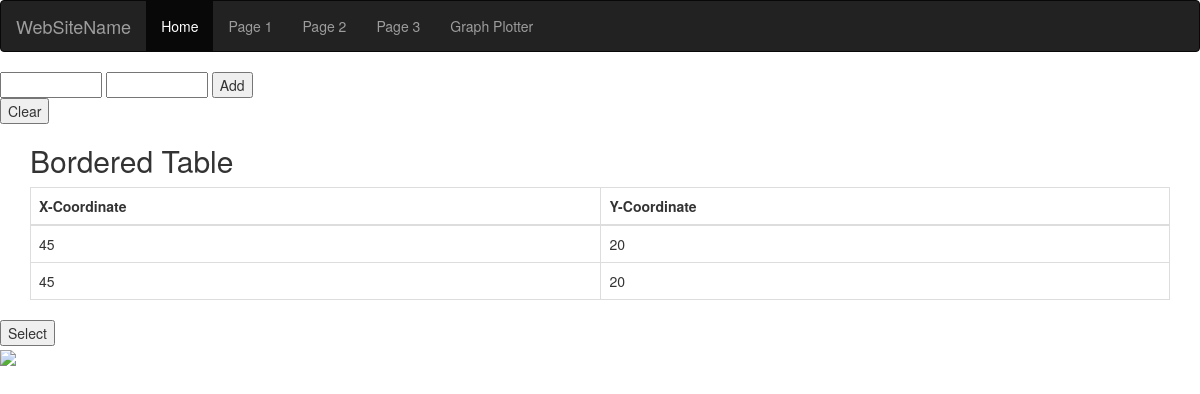
The app's page /home/2/, older data.
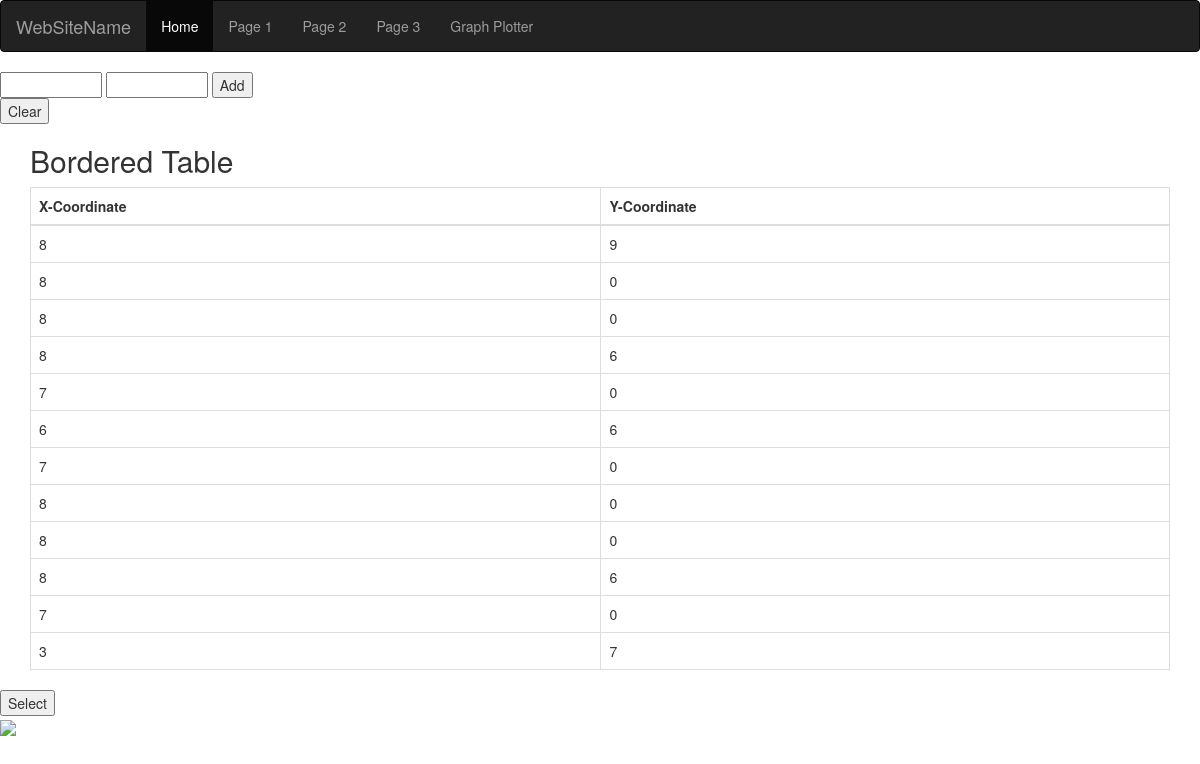
The same page, newer data.
### home/models.py (models this page shows)
class GraphInput(models.Model):
    x = models.IntegerField()
    y = models.IntegerField()

### home/views.py (the view)
# urls.py: path('2/',views.page2, name='page2'),
def page2(request):
    if request.method == 'POST' and 'add' in request.POST:
        form = GraphInputForm(request.POST)
        if form.is_valid():
            form.save()
    if request.method == 'POST' and 'clear' in request.POST:
        GraphInput.objects.all().delete()
    form = GraphInputForm()
    data=GraphInput.objects.all()
    context = {'form': form, 'data':data}
    template = 'home/forms.html'
    return render(request, template, context)

### home/forms.py
class GraphInputForm(forms.ModelForm):
    class Meta:
        model = GraphInput
        fields = ['x','y']
        widgets = {
            'x': forms.TextInput(attrs={'size':'10','maxlength':'3'}),
            'y': forms.TextInput(attrs={'size':'10', 'maxlength':'3'})
        }

### home/templates/home/forms.html (shortened to what this page needs)
{% extends 'home/base.html' %}
{% block content %}
<form method="post">
    <div>
        {{form.x}}
    {{form.y}}
    <button type="submit" name="add">Add</button>
    </div>
</form>
<form method="post" >
    <button type="submit" name="clear">Clear</button>
</form>
<div class="container">{% csrf_token %}
  <h2>Bordered Table</h2>
  <table class="table table-bordered">
    <thead>
      <tr>
        <th>X-Coordinate</th>
        <th>Y-Coordinate</th>
      </tr>
    </thead>
    <tbody>
    {% for value in data %}
    <tr>
        <td>{{value.x}}</td>
        <td>{{value.y}}</td>
    </tr>
    {% endfor %}
    </tbody>
  </table>
</div>
<form method="post" >
    <input type="submit" value="Select" name="col">
</form>
<img src="/home/img.png/">
{% endblock %}

### home/templates/home/base.html (shortened to what this page needs)
{% load static %}
<!DOCTYPE html>
<html lang="en">
<head>
  <link rel="stylesheet" href="https://maxcdn.bootstrapcdn.com/bootstrap/3.3.7/css/bootstrap.min.css">
  <link rel="stylesheet" type="text/css" href="{% static 'home/style.css' %}">
</head>
<body>
<nav class="navbar navbar-inverse">
  <div class="container-fluid">
    <div class="navbar-header">
      <a class="navbar-brand" href="#">WebSiteName</a>
    </div>
    <ul class="nav navbar-nav">
      <li class="active"><a href="{% url 'home:homepage' %}">Home</a></li>
      <li><a href="{% url 'home:page1' %}">Page 1</a></li>
      <li><a href="{% url 'home:page2' %}">Page 2</a></li>
      <li><a href="{% url 'home:page3' %}">Page 3</a></li>
      <li><a href="{% url 'home:gplot' %}">Graph Plotter</a></li>
    </ul>
  </div>
</nav>
<div>
    {% block content %}
    {% endblock %}
</div>
</body>
</html>

Row changes from the older to the newer data that the page shows:
removed GraphInput: x "45", y "20"
removed GraphInput: x "45", y "20"
added GraphInput: x "8", y "9"
added GraphInput: x "8", y "0"
added GraphInput: x "8", y "0"
added GraphInput: x "8", y "6"
added GraphInput: x "7", y "0"
added GraphInput: x "6", y "6"
added GraphInput: x "7", y "0"
added GraphInput: x "8", y "0"
added GraphInput: x "8", y "0"
added GraphInput: x "8", y "6"
added GraphInput: x "7", y "0"
added GraphInput: x "3", y "7"
